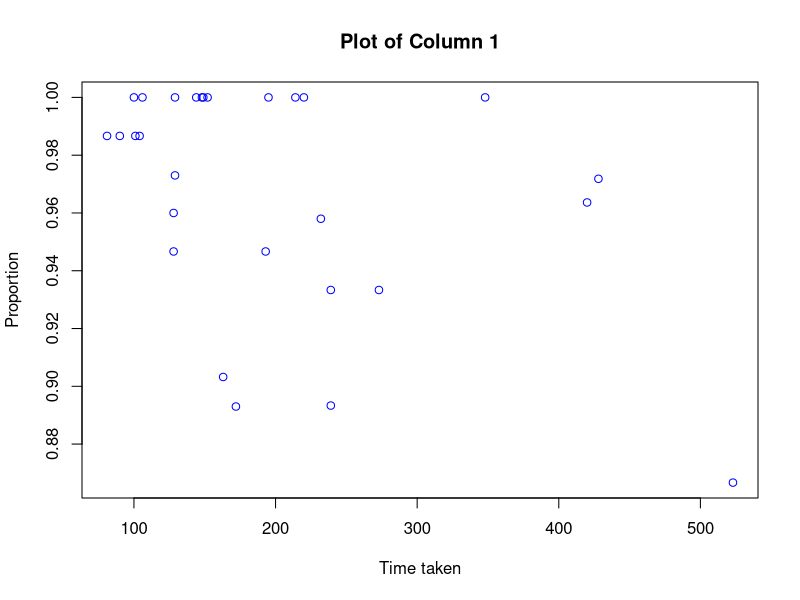

Here is the R script that generated this plot:
data <- read.csv("data.csv")


timed <- subset(data, treatment == "timed")

untimed <- subset(data, treatment == "untimed")

plot(untimed$et, untimed$proportion, type = "p", col = "blue",
     xlab = "Time taken", ylab = "Proportion", main = "Plot of Column 1")
